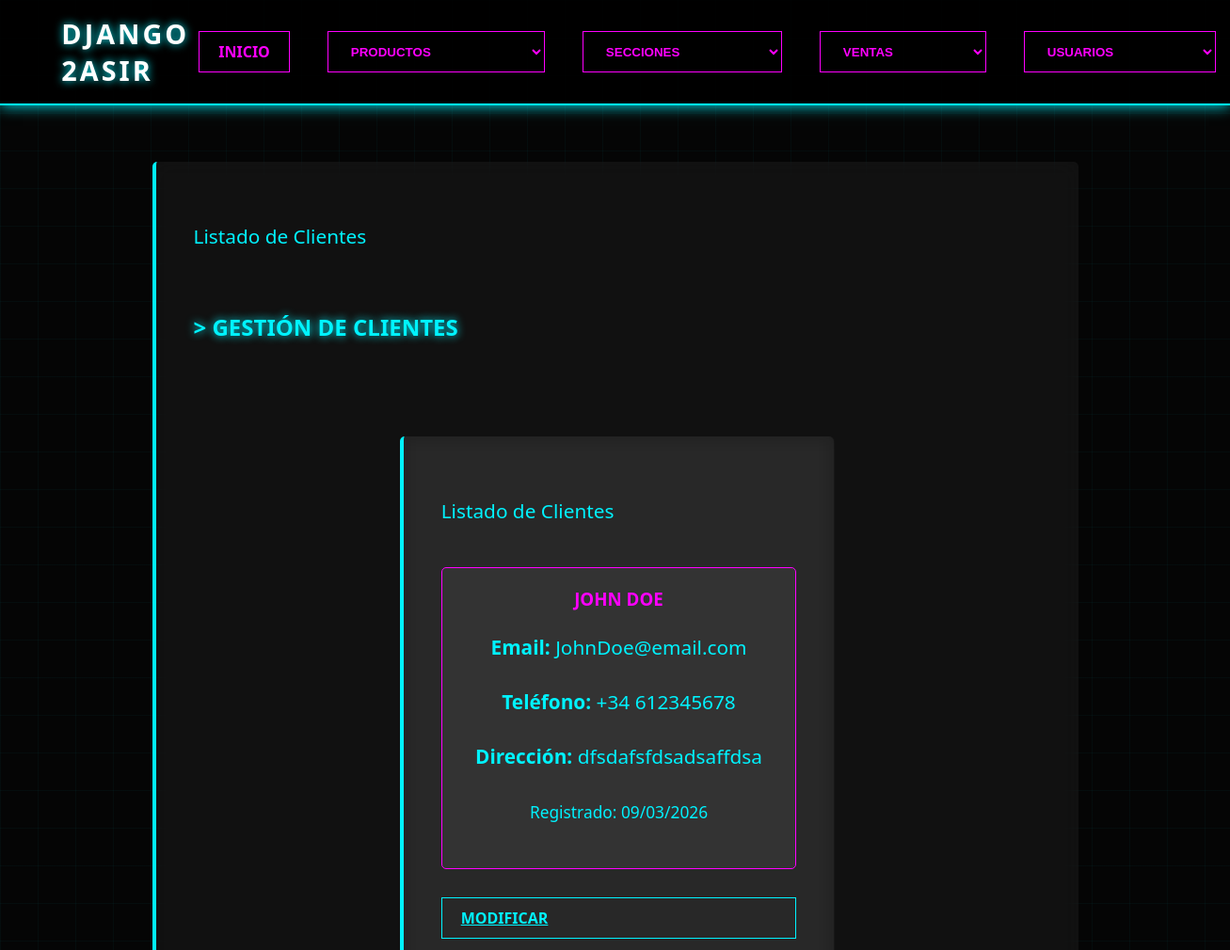
The app's page /usuarios/ (upper part), older data.
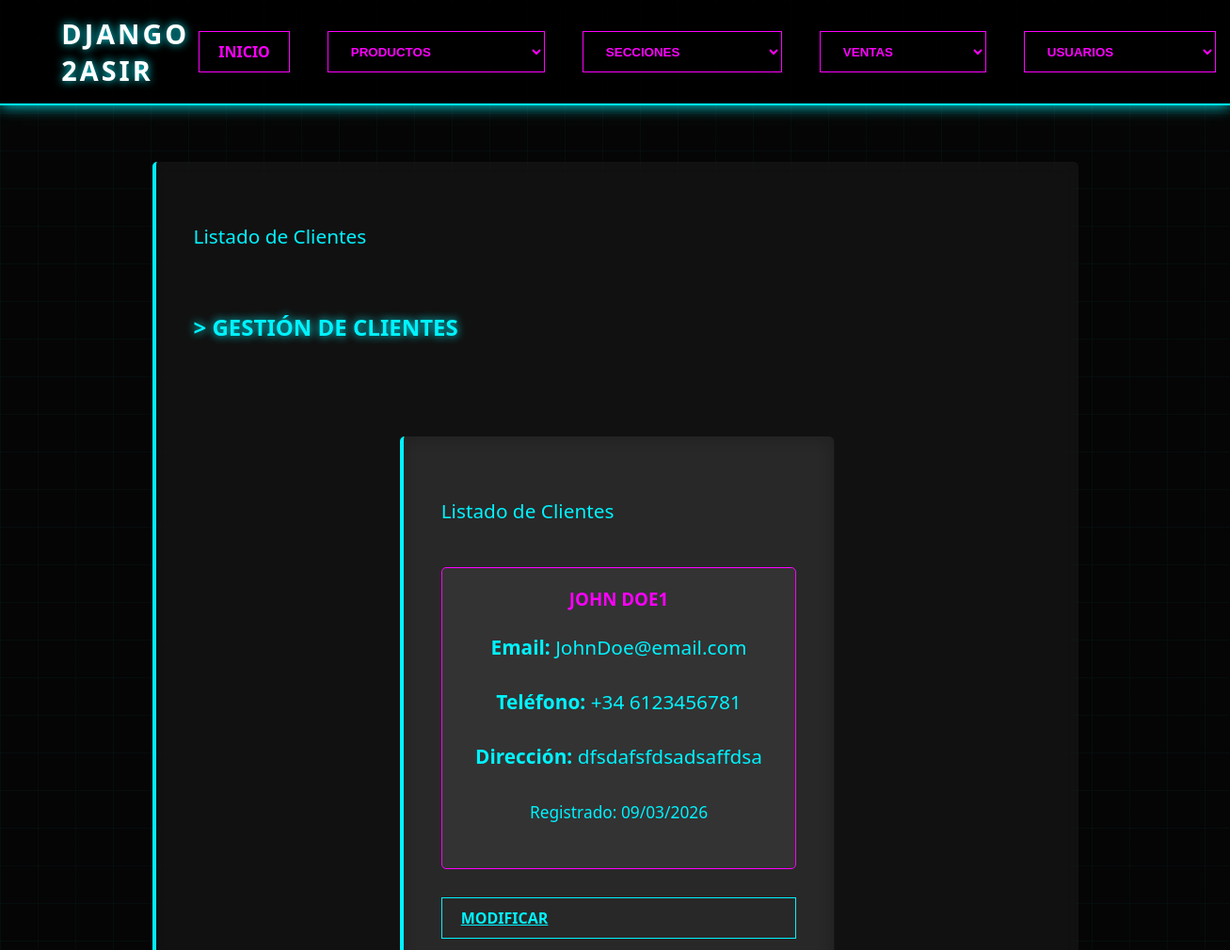
The same page, newer data.
### apps/usuarios/models.py (models this page shows, shortened)
class Cliente(models.Model):
    nombre = models.CharField(max_length=100)
    email = models.EmailField(unique=True)
    telefono = models.CharField(max_length=20, blank=True, null=True)
    direccion = models.TextField(blank=True, null=True)
    fecha_registro = models.DateTimeField(auto_now_add=True)
    class Meta:
        verbose_name = "Cliente"
        verbose_name_plural = "Clientes"

### apps/usuarios/views.py (the view)
# urls.py: path('usuarios/', usuarios_views, name='usuarios_url'),
def usuarios_views(request):
    clientes = Cliente.objects.all()
    datos = {
        'parrafo':'Listado de Clientes',
        'clientes':clientes
    }
    return render(request, 'usuarios/index.html', datos)

### proyecto/templates/usuarios/index.html (shortened to what this page needs)
{% extends "index.html" %}
{% block contenido %}
    <h2 style="color: var(--neon-cyan); text-shadow: 0 0 10px var(--neon-cyan);">
        > GESTIÓN DE CLIENTES
    </h2>
    <article>
        <p>{{ parrafo }}</p>
        {% if clientes %}
            {% for cliente in clientes %}
            <div class="producto-card">
                <h3>{{ cliente.nombre }}</h3>
                <p><strong>Email:</strong> {{ cliente.email }}</p>
                <p><strong>Teléfono:</strong> {{ cliente.telefono|default:"No especificado" }}</p>
                <p><strong>Dirección:</strong> {{ cliente.direccion|default:"No especificada" }}</p>
                <p><small>Registrado: {{ cliente.fecha_registro|date:"d/m/Y" }}</small></p>
            </div>
            <a href="{% url 'usuarios_modificar' %}?id={{ cliente.id }}" class="neon-btn" style="margin-top: 10px; display: inline-block;">Modificar</a>
            {% endfor %}
        {% else %}
            <p>No hay clientes registrados</p>
        {% endif %}
    </article>
{% endblock %}

Row changes from the older to the newer data that the page shows:
changed Cliente "JohnDoe@email.com": nombre "JOHN DOE" → "JOHN DOE1"; telefono "+34 612345678" → "+34 6123456781"
